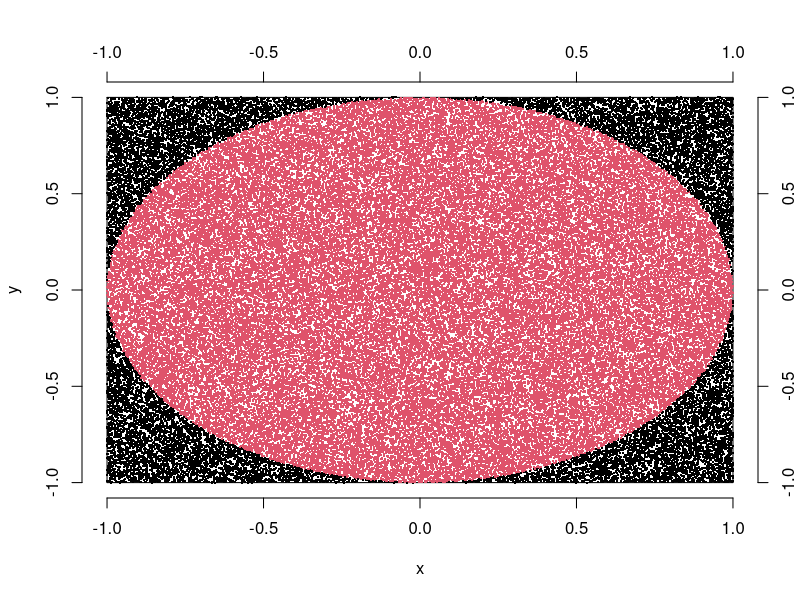
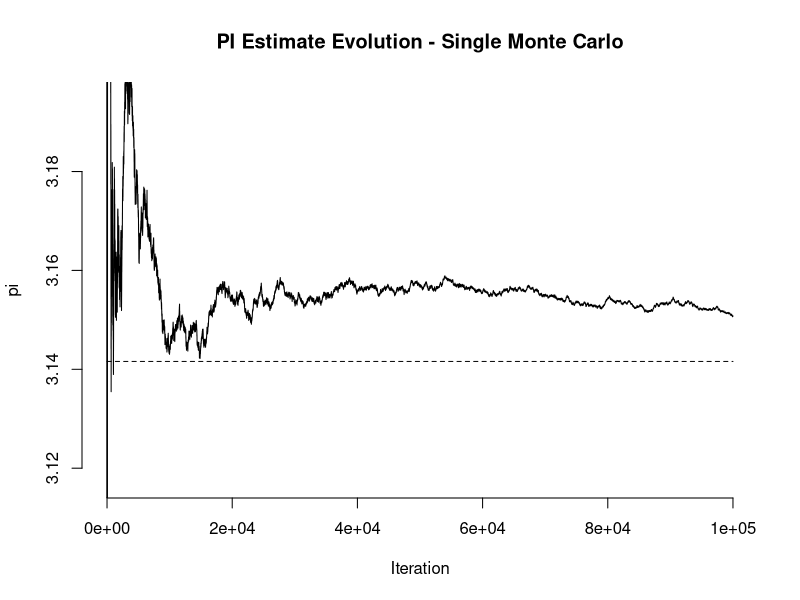

The R source for these figures, in order: (Note: a time limit stopped this script after it produced the figures.)
## ---- chunk 1
knitr::opts_chunk$set(echo = TRUE, warning = F, message = F)
## ---- chunk 2
euclid <- function(a, b) sqrt (sum((a-b)^2))
## ---- chunk 3
pi.run <- function(nsamples, square) {
  # compute the radio as half of a side
  r <- (square[2] - square[1]) / 2
  # center of the circle
  zero <- rep((square[2] + square[1]) / 2, 2)
  # data frame with points x and y, uniforme distributed between begin and end of the square
  xy <- data.frame(xx=runif(nsamples, min=square[1], max=square[2]), 
                   yy=runif(nsamples, min=square[1], max=square[2]))
  # add column with T/F if distance of xy to zero lower than r (i.e xy is inside the circle)
  xy <- cbind(xy, inside=apply(xy, 1, function(p) {euclid(p, c(0,0))}) <= r)
  # add column with the cumulative Trues divided by number of the iteration 
  xy <- cbind(xy, prop = cumsum(xy$inside) / 1:nsamples)
  # compute the aproximation of pi at each iteration
  xy <- cbind(xy, pi = 4 * xy$prop)
  xy
}
## ---- chunk 4
preparePlot <- function(square) {
  plot(NULL, xlim=square, ylim=square, axes=F, xlab="x", ylab="y")
  axis(1)
  axis(2)
  axis(3)
  axis(4)
  lines(x=c(square[1],square[1]), y=c(square[1],square[2]))
  lines(x=c(square[1],square[2]), y=c(square[1],square[1]))
  lines(x=c(square[1],square[2]), y=c(square[2],square[2]))
  lines(x=c(square[2],square[2]), y=c(square[1],square[2]))
}
## ---- chunk 5
square <- c(-1,1)
## ---- chunk 6
nsamples <- 100000 #1e5
## ---- chunk 7
set.seed(523)
xy <- pi.run(nsamples,square)
## ---- chunk 8
preparePlot(square)
points(x=xy$xx, y=xy$yy, col=ifelse(xy$inside,2,1), pch=".", cex = 2)
## ---- chunk 9
plot(xy$pi, axes=F, main="PI Estimate Evolution - Single Monte Carlo", xlab="Iteration", ylab="pi", type="l", ylim=mean(xy$pi)+3*c(-sd(xy$pi),sd(xy$pi)))
axis(1)
axis(2)
lines(c(0,nsamples), rep(pi,2), lty="dashed")
## ---- chunk 10
mc.runs <- 1e3 / 2
## ---- chunk 11
pi.est <- unlist(lapply((1:mc.runs), function(a) pi.run(nsamples,square)$pi[nsamples]))

## ---- chunk 12
hist(pi.est, main=paste("Distribution of PI Estimates (",mc.runs, " runs of ", nsamples," samples)",sep=""))
text(x=3.155, y=250, labels=paste("mu = ", round(mean(pi.est),5),sep=""))
